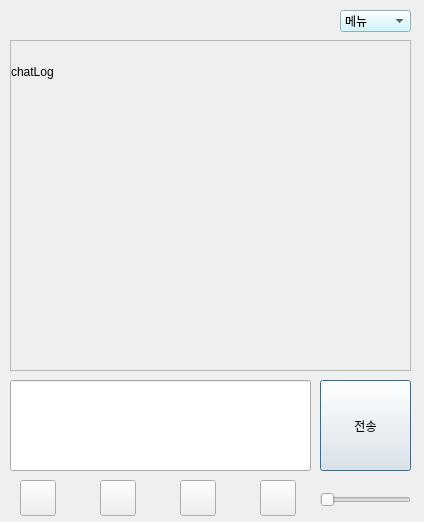
<?xml version="1.0" encoding="UTF-8"?>
<ui version="4.0">
 <class>Dialog</class>
 <widget class="QDialog" name="Dialog">
  <property name="geometry">
   <rect>
    <x>0</x>
    <y>0</y>
    <width>424</width>
    <height>522</height>
   </rect>
  </property>
  <property name="windowTitle">
   <string>SecureChat by Li_Big_A</string>
  </property>
  <property name="windowIcon">
   <iconset resource="DE_images.qrc">
    <normaloff>:/DE_images/lock_32x32.png</normaloff>:/DE_images/lock_32x32.png</iconset>
  </property>
  <property name="layoutDirection">
   <enum>Qt::LeftToRight</enum>
  </property>
  <property name="styleSheet">
   <string notr="true">background-image: url(:/DE_images/blue_image.jpg)</string>
  </property>
  <widget class="QLineEdit" name="chatInput">
   <property name="geometry">
    <rect>
     <x>10</x>
     <y>380</y>
     <width>301</width>
     <height>91</height>
    </rect>
   </property>
   <property name="styleSheet">
    <string notr="true">background-image: url(:/DE_images/transparent16x16.png)</string>
   </property>
  </widget>
  <widget class="QPushButton" name="sendButton">
   <property name="geometry">
    <rect>
     <x>320</x>
     <y>380</y>
     <width>91</width>
     <height>91</height>
    </rect>
   </property>
   <property name="text">
    <string>전송</string>
   </property>
  </widget>
  <widget class="QComboBox" name="comboBox">
   <property name="geometry">
    <rect>
     <x>340</x>
     <y>10</y>
     <width>71</width>
     <height>22</height>
    </rect>
   </property>
   <property name="styleSheet">
    <string notr="true">background-color:rgb(197, 245, 253)</string>
   </property>
   <item>
    <property name="text">
     <string>메뉴</string>
    </property>
   </item>
   <item>
    <property name="text">
     <string>대화 검색</string>
    </property>
   </item>
   <item>
    <property name="text">
     <string>대화 캡쳐</string>
    </property>
   </item>
   <item>
    <property name="text">
     <string>파일 전송</string>
    </property>
   </item>
   <item>
    <property name="text">
     <string>채팅방 설정</string>
    </property>
   </item>
   <item>
    <property name="text">
     <string>채팅방 나가기</string>
    </property>
   </item>
   <item>
    <property name="text">
     <string>닫기</string>
    </property>
   </item>
  </widget>
  <widget class="QToolButton" name="toolButton_4">
   <property name="geometry">
    <rect>
     <x>20</x>
     <y>480</y>
     <width>36</width>
     <height>36</height>
    </rect>
   </property>
   <property name="minimumSize">
    <size>
     <width>32</width>
     <height>32</height>
    </size>
   </property>
   <property name="contextMenuPolicy">
    <enum>Qt::DefaultContextMenu</enum>
   </property>
   <property name="accessibleName">
    <string>\</string>
   </property>
   <property name="autoFillBackground">
    <bool>false</bool>
   </property>
   <property name="styleSheet">
    <string notr="true"/>
   </property>
   <property name="icon">
    <iconset resource="DE_images.qrc">
     <normaloff>:/DE_images/file 32x32.png</normaloff>:/DE_images/file 32x32.png</iconset>
   </property>
   <property name="iconSize">
    <size>
     <width>32</width>
     <height>32</height>
    </size>
   </property>
  </widget>
  <widget class="QToolButton" name="toolButton_5">
   <property name="geometry">
    <rect>
     <x>100</x>
     <y>480</y>
     <width>36</width>
     <height>36</height>
    </rect>
   </property>
   <property name="minimumSize">
    <size>
     <width>32</width>
     <height>32</height>
    </size>
   </property>
   <property name="contextMenuPolicy">
    <enum>Qt::DefaultContextMenu</enum>
   </property>
   <property name="accessibleName">
    <string>\</string>
   </property>
   <property name="autoFillBackground">
    <bool>false</bool>
   </property>
   <property name="styleSheet">
    <string notr="true"/>
   </property>
   <property name="icon">
    <iconset resource="DE_images.qrc">
     <normaloff>:/DE_images/search_magifier 32x32.png</normaloff>:/DE_images/search_magifier 32x32.png</iconset>
   </property>
   <property name="iconSize">
    <size>
     <width>32</width>
     <height>32</height>
    </size>
   </property>
  </widget>
  <widget class="QToolButton" name="toolButton_6">
   <property name="geometry">
    <rect>
     <x>180</x>
     <y>480</y>
     <width>36</width>
     <height>36</height>
    </rect>
   </property>
   <property name="minimumSize">
    <size>
     <width>32</width>
     <height>32</height>
    </size>
   </property>
   <property name="contextMenuPolicy">
    <enum>Qt::DefaultContextMenu</enum>
   </property>
   <property name="accessibleName">
    <string>\</string>
   </property>
   <property name="autoFillBackground">
    <bool>false</bool>
   </property>
   <property name="styleSheet">
    <string notr="true"/>
   </property>
   <property name="icon">
    <iconset resource="DE_images.qrc">
     <normaloff>:/DE_images/phone_call 32x32.png</normaloff>:/DE_images/phone_call 32x32.png</iconset>
   </property>
   <property name="iconSize">
    <size>
     <width>32</width>
     <height>32</height>
    </size>
   </property>
  </widget>
  <widget class="QToolButton" name="toolButton_7">
   <property name="geometry">
    <rect>
     <x>260</x>
     <y>480</y>
     <width>36</width>
     <height>36</height>
    </rect>
   </property>
   <property name="minimumSize">
    <size>
     <width>32</width>
     <height>32</height>
    </size>
   </property>
   <property name="contextMenuPolicy">
    <enum>Qt::DefaultContextMenu</enum>
   </property>
   <property name="accessibleName">
    <string>\</string>
   </property>
   <property name="autoFillBackground">
    <bool>false</bool>
   </property>
   <property name="styleSheet">
    <string notr="true"/>
   </property>
   <property name="icon">
    <iconset resource="DE_images.qrc">
     <normaloff>:/DE_images/config2_32x32.png</normaloff>:/DE_images/config2_32x32.png</iconset>
   </property>
   <property name="iconSize">
    <size>
     <width>32</width>
     <height>32</height>
    </size>
   </property>
  </widget>
  <widget class="QScrollArea" name="scrollArea">
   <property name="geometry">
    <rect>
     <x>10</x>
     <y>40</y>
     <width>401</width>
     <height>331</height>
    </rect>
   </property>
   <property name="styleSheet">
    <string notr="true">background-image:url(:/DE_images/transparent16x16.png)</string>
   </property>
   <property name="widgetResizable">
    <bool>true</bool>
   </property>
   <widget class="QWidget" name="scrollAreaWidgetContents">
    <property name="geometry">
     <rect>
      <x>0</x>
      <y>0</y>
      <width>399</width>
      <height>329</height>
     </rect>
    </property>
    <widget class="QLabel" name="chatLog">
     <property name="geometry">
      <rect>
       <x>0</x>
       <y>10</y>
       <width>361</width>
       <height>41</height>
      </rect>
     </property>
     <property name="styleSheet">
      <string notr="true">background-image:url(:/DE_images/transparent16x16.png)</string>
     </property>
     <property name="text">
      <string>chatLog</string>
     </property>
    </widget>
   </widget>
  </widget>
  <widget class="QSlider" name="horizontalSlider">
   <property name="geometry">
    <rect>
     <x>320</x>
     <y>490</y>
     <width>91</width>
     <height>20</height>
    </rect>
   </property>
   <property name="orientation">
    <enum>Qt::Horizontal</enum>
   </property>
  </widget>
 </widget>
 <resources>
  <include location="DE_images.qrc"/>
 </resources>
 <connections/>
</ui>
